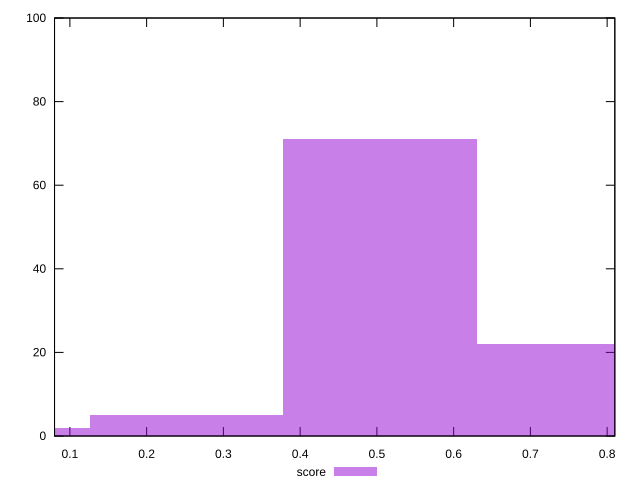

Reproduce this figure in gnuplot.
reset

$score <<EOF
0 2
0.5041413389917586 71
0.7562120084876379 22
0.2520706694958793 5
EOF

set key outside below
set boxwidth 0.2520706694958793
set xrange [0.08:0.81]
set yrange [0:100]
set trange [0:100]
set style fill transparent solid 0.5 noborder
set terminal svg size 640, 490 enhanced background rgb 'white'
set output "report_00017_2021-02-10T15-08-03.406Z/speed-index/samples/pages+cached/score/histogram.svg"

plot $score title "score" with boxes

reset
